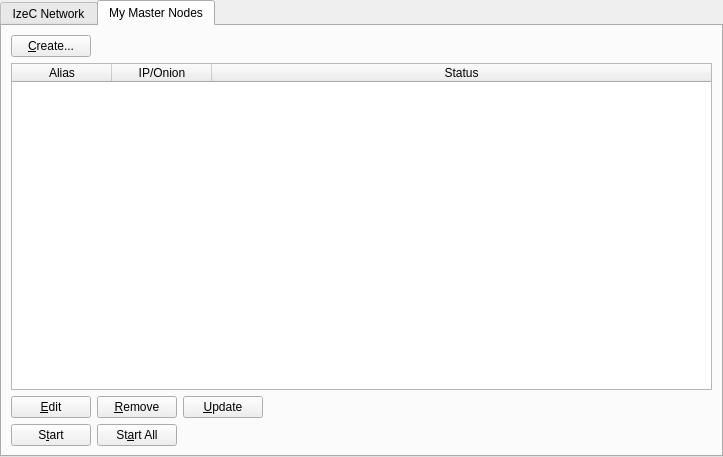
<?xml version="1.0" encoding="UTF-8"?>
<ui version="4.0">
 <class>MasternodeManager</class>
 <widget class="QWidget" name="MasternodeManager">
  <property name="geometry">
   <rect>
    <x>0</x>
    <y>0</y>
    <width>723</width>
    <height>457</height>
   </rect>
  </property>
  <property name="windowTitle">
   <string>Form</string>
  </property>
  <layout class="QVBoxLayout" name="topLayout">
   <property name="leftMargin">
    <number>0</number>
   </property>
   <property name="topMargin">
    <number>0</number>
   </property>
   <property name="rightMargin">
    <number>0</number>
   </property>
   <property name="bottomMargin">
    <number>0</number>
   </property>
   <item>
    <layout class="QVBoxLayout" name="verticalLayout">
     <property name="bottomMargin">
      <number>0</number>
     </property>
     <item>
      <widget class="QTabWidget" name="tabWidget">
       <property name="currentIndex">
        <number>1</number>
       </property>
       <widget class="QWidget" name="tab">
        <attribute name="title">
         <string>IzeC Network</string>
        </attribute>
        <layout class="QGridLayout" name="gridLayout">
         <item row="1" column="0">
          <widget class="QTableWidget" name="tableWidget">
           <property name="editTriggers">
            <set>QAbstractItemView::NoEditTriggers</set>
           </property>
           <property name="alternatingRowColors">
            <bool>true</bool>
           </property>
           <property name="selectionBehavior">
            <enum>QAbstractItemView::SelectRows</enum>
           </property>
           <property name="sortingEnabled">
            <bool>true</bool>
           </property>
           <attribute name="horizontalHeaderStretchLastSection">
            <bool>true</bool>
           </attribute>
           <column>
            <property name="text">
             <string>Address</string>
            </property>
           </column>
           <column>
            <property name="text">
             <string>Rank</string>
            </property>
           </column>
           <column>
            <property name="text">
             <string>Active</string>
            </property>
           </column>
           <column>
            <property name="text">
             <string>Active (secs)</string>
            </property>
           </column>
           <column>
            <property name="text">
             <string>Last Seen</string>
            </property>
           </column>
           <column>
            <property name="text">
             <string>Pubkey</string>
            </property>
           </column>
          </widget>
         </item>
         <item row="0" column="0">
          <layout class="QHBoxLayout" name="horizontalLayout_3">
           <property name="bottomMargin">
            <number>0</number>
           </property>
           <item>
            <widget class="QLabel" name="label_2">
             <property name="text">
              <string>IzeC Node Count:</string>
             </property>
            </widget>
           </item>
           <item>
            <widget class="QLabel" name="countLabel">
             <property name="text">
              <string>0</string>
             </property>
            </widget>
           </item>
           <item>
            <spacer name="horizontalSpacer_3">
             <property name="orientation">
              <enum>Qt::Horizontal</enum>
             </property>
             <property name="sizeHint" stdset="0">
              <size>
               <width>40</width>
               <height>20</height>
              </size>
             </property>
            </spacer>
           </item>
          </layout>
         </item>
        </layout>
       </widget>
       <widget class="QWidget" name="tab_2">
        <attribute name="title">
         <string>My Master Nodes</string>
        </attribute>
        <layout class="QGridLayout" name="gridLayout_2">
         <item row="0" column="0">
          <layout class="QVBoxLayout" name="verticalLayout_2">
           <property name="bottomMargin">
            <number>0</number>
           </property>
           <item>
            <layout class="QHBoxLayout" name="horizontalLayout">
             <item>
              <widget class="QPushButton" name="createButton">
               <property name="text">
                <string>&amp;Create...</string>
               </property>
              </widget>
             </item>
             <item>
              <spacer name="horizontalSpacer">
               <property name="orientation">
                <enum>Qt::Horizontal</enum>
               </property>
               <property name="sizeHint" stdset="0">
                <size>
                 <width>40</width>
                 <height>20</height>
                </size>
               </property>
              </spacer>
             </item>
            </layout>
           </item>
           <item>
            <widget class="QTableWidget" name="tableWidget_2">
             <property name="minimumSize">
              <size>
               <width>695</width>
               <height>0</height>
              </size>
             </property>
             <property name="editTriggers">
              <set>QAbstractItemView::NoEditTriggers</set>
             </property>
             <property name="alternatingRowColors">
              <bool>true</bool>
             </property>
             <property name="selectionMode">
              <enum>QAbstractItemView::SingleSelection</enum>
             </property>
             <property name="selectionBehavior">
              <enum>QAbstractItemView::SelectRows</enum>
             </property>
             <attribute name="horizontalHeaderStretchLastSection">
              <bool>true</bool>
             </attribute>
             <column>
              <property name="text">
               <string>Alias</string>
              </property>
             </column>
             <column>
              <property name="text">
               <string>IP/Onion</string>
              </property>
             </column>
             <column>
              <property name="text">
               <string>Status</string>
              </property>
             </column>
            </widget>
           </item>
           <item>
            <layout class="QHBoxLayout" name="horizontalLayout_2">
             <property name="bottomMargin">
              <number>0</number>
             </property>
             <item>
              <widget class="QPushButton" name="editButton">
               <property name="text">
                <string>&amp;Edit</string>
               </property>
              </widget>
             </item>
             <item>
              <widget class="QPushButton" name="removeButton">
               <property name="text">
                <string>&amp;Remove</string>
               </property>
              </widget>
             </item>
             <item>
              <widget class="QPushButton" name="UpdateButton">
               <property name="text">
                <string>&amp;Update</string>
               </property>
              </widget>
             </item>
             <item>
              <spacer name="horizontalSpacer_2">
               <property name="orientation">
                <enum>Qt::Horizontal</enum>
               </property>
               <property name="sizeHint" stdset="0">
                <size>
                 <width>40</width>
                 <height>20</height>
                </size>
               </property>
              </spacer>
             </item>
            </layout>
           </item>
           <item>
            <layout class="QHBoxLayout" name="horizontalLayout_4">
             <property name="bottomMargin">
              <number>0</number>
             </property>
            </layout>
           </item>
           <item>
            <layout class="QHBoxLayout" name="horizontalLayout_5">
             <property name="bottomMargin">
              <number>0</number>
             </property>
             <item>
              <widget class="QPushButton" name="startButton">
               <property name="text">
                <string>S&amp;tart</string>
               </property>
              </widget>
             </item>
             <item>
              <widget class="QPushButton" name="startAllButton">
               <property name="text">
                <string>St&amp;art All</string>
               </property>
              </widget>
             </item>
             <item>
              <spacer name="horizontalSpacer_5">
               <property name="orientation">
                <enum>Qt::Horizontal</enum>
               </property>
               <property name="sizeHint" stdset="0">
                <size>
                 <width>40</width>
                 <height>20</height>
                </size>
               </property>
              </spacer>
             </item>
            </layout>
           </item>
          </layout>
         </item>
        </layout>
       </widget>
      </widget>
     </item>
    </layout>
   </item>
  </layout>
 </widget>
 <resources/>
 <connections/>
</ui>
